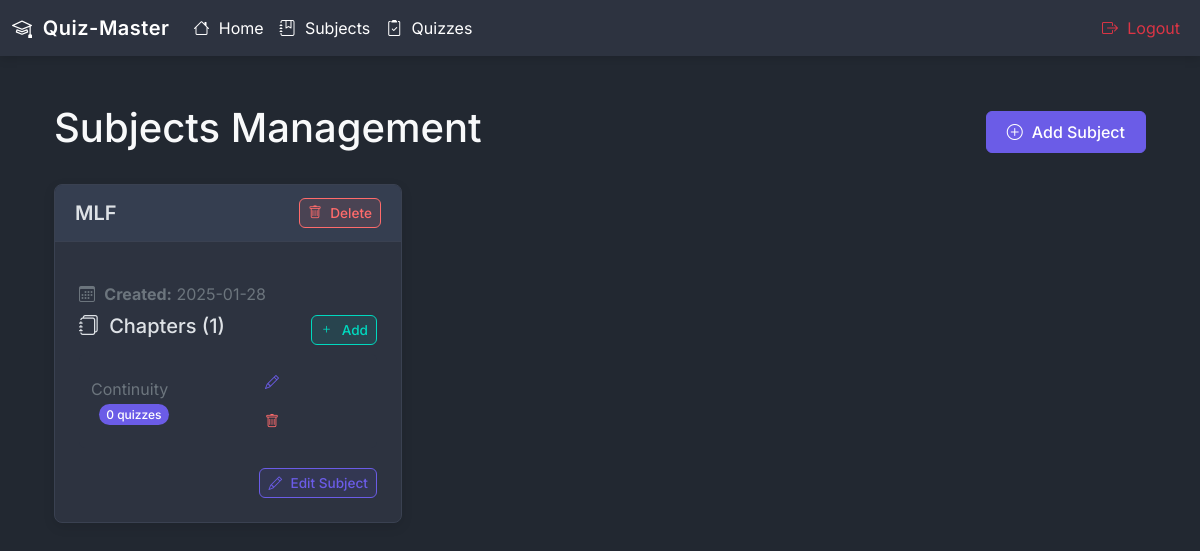
Page /admin (signed in) on the earlier database version.
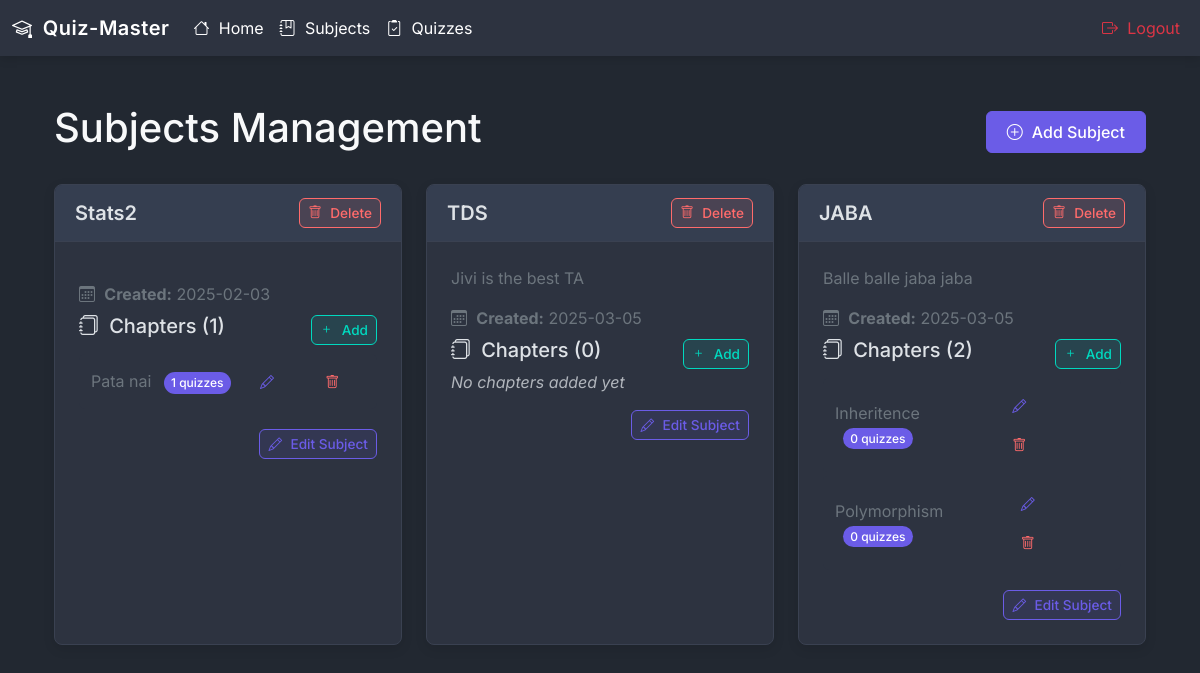
Same page on the later database version.
### models.py (models this page shows)
class Subject(db.Model):
    id = db.Column(db.Integer, primary_key=True)
    name = db.Column(db.String(50), unique=True, nullable=False, index=True)
    description = db.Column(db.Text)
    created_at = db.Column(db.DateTime, default=datetime.now(timezone.utc))
    updated_at = db.Column(db.DateTime, default=datetime.now(timezone.utc), onupdate=datetime.now(timezone.utc))
    chapters = db.relationship('Chapter', backref='subject', lazy=True)

class Chapter(db.Model):
    id = db.Column(db.Integer, primary_key=True)
    name = db.Column(db.String(50), nullable=False)
    description = db.Column(db.Text)
    subject_id = db.Column(db.Integer, db.ForeignKey('subject.id'), nullable=False, index=True)
    created_at = db.Column(db.DateTime, default=datetime.now(timezone.utc))
    updated_at = db.Column(db.DateTime, default=datetime.now(timezone.utc), onupdate=datetime.now(timezone.utc))
    quizzes = db.relationship('Quiz', backref='chapter', lazy=True)

### routes/admin_routes.py (the view)
@app.route('/admin', methods=['GET', 'POST'])
@admin_required
def admin():
    try:
        subjects = Subject.query.all()
        return render_template("admin.html", subjects=subjects)
    except Exception as e:
        app.logger.error(f"Admin dashboard error: {str(e)}")
        flash('Error loading admin dashboard', 'danger')
        return redirect(url_for('login'))

### utils.py (called while the page is built)
def admin_required(f):
    @wraps(f)
    def decorated_function(*args, **kwargs):
        if 'admin_id' not in session:
            flash('Admin access required!', 'danger')
            return redirect(url_for('login'))
        return f(*args, **kwargs)
    return decorated_function

### templates/admin.html (shortened to what this page needs)
{% extends "base.html" %}
{% block navigation %}
<nav class="navbar navbar-expand-lg">
    <div class="container-fluid">
        <a class="navbar-brand" href="/"><i class="bi bi-mortarboard"></i> Quiz-Master</a>
        <div class="collapse navbar-collapse" id="navbarSupportedContent">
            <ul class="navbar-nav me-auto mb-2 mb-lg-0">
                <li class="nav-item">
                    <a class="nav-link active" aria-current="page" href="/"><i class="bi bi-house"></i> Home</a>
                </li>
                {% if session.get('user_id') %}
                <li class="nav-item">
                    <a class="nav-link active" href="{{ url_for('dashboard') }}"><i class="bi bi-speedometer2"></i> Dashboard</a>
                </li>
                {% elif session.get('admin_id') %}
                <li class="nav-item">
                    <a class="nav-link active" href="{{ url_for('admin') }}"><i class="bi bi-journal-bookmark"></i> Subjects</a>
                </li>
                <li class="nav-item">
                    <a class="nav-link active" href="{{ url_for('allQuizzes') }}"><i class="bi bi-clipboard2-check"></i> Quizzes</a>
                </li>
                {% endif %}
            </ul>
            {% if session.get('user_id') %}
            <ul class="navbar-nav">
                <li class="nav-item">
                    <a class="nav-link active text-danger" href="{{ url_for('logout') }}"><i class="bi bi-box-arrow-right"></i> Logout</a>
                </li>
            </ul>
            {% elif session.get('admin_id') %}
            <ul class="navbar-nav">
                <li class="nav-item">
                    <a class="nav-link active text-danger" href="{{ url_for('adminLogout') }}"><i class="bi bi-box-arrow-right"></i> Logout</a>
                </li>
            </ul>
            {% endif %}
        </div>
    </div>
</nav>
{% endblock %}
{% block content %}
<div class="container py-4">
    <div class="d-flex justify-content-between align-items-center mb-4">
        <h1>Subjects Management</h1>
        <button class="btn btn-primary" data-bs-toggle="modal" data-bs-target="#addSubjectModal">
            <i class="bi bi-plus-circle"></i> Add Subject
        </button>
    </div>
    <div class="row g-4">
        {% for subject in subjects %}
        <div class="col-md-6 col-lg-4">
            <div class="card subject-card h-100">
                <div class="card-header d-flex justify-content-between align-items-center">
                    <h3 class="card-title mb-0 fs-5">{{ subject.name }}</h3>
                    <button class="btn btn-sm action-btn action-btn-delete"
                            data-bs-toggle="modal"
                            data-bs-target="#deleteSubjectModal-{{ subject.id }}">
                        <i class="bi bi-trash"></i> Delete
                    </button>
                </div>
                <div class="card-body">
                    <p class="text-secondary">{{ subject.description }}</p>
                    <div class="mb-2">
                        <p class="mb-2 text-secondary">
                            <i class="bi bi-calendar3"></i>
                            <strong>Created:</strong> {{ subject.created_at.strftime('%Y-%m-%d') }}
                        </p>
                    </div>
                    <div class="mb-3">
                        <div class="d-flex justify-content-between align-items-center">
                            <h5><i class="bi bi-journals"></i> Chapters ({{ subject.chapters|length }})</h5>
                            <button class="btn btn-sm action-btn action-btn-add"
                                    data-bs-toggle="modal"
                                    data-bs-target="#addChapterModal-{{ subject.id }}">
                                <i class="bi bi-plus"></i> Add
                            </button>
                        </div>
                        {% if subject.chapters %}
                        <div class="list-group chapter-list mt-2">
                            {% for chapter in subject.chapters %}
                            <div class="list-group-item chapter-list-item">
                                <div class="d-flex justify-content-between align-items-center">
                                    <a href="{{ url_for('subject_quizzes', subject_id=subject.id) }}" class="text-decoration-none text-secondary">
                                        {{ chapter.name }}
                                        <span class="badge rounded-pill ms-2" style="background-color: var(--primary-color);">
                                            {{ chapter.quizzes|length }} quizzes
                                        </span>
                                    </a>
                                    <div>
                                        <button class="btn btn-sm"
                                                data-bs-toggle="modal"
                                                data-bs-target="#editChapterModal-{{ chapter.id }}"
                                                style="color: var(--primary-color);">
                                            <i class="bi bi-pencil"></i>
                                        </button>
                                        <button class="btn btn-sm"
                                                data-bs-toggle="modal"
                                                data-bs-target="#deleteChapterModal-{{ chapter.id }}"
                                                style="color: var(--danger-color);">
                                            <i class="bi bi-trash"></i>
                                        </button>
                                    </div>
                                </div>
                            </div>
                            {% endfor %}
                        </div>
                        {% else %}
                        <p class="text-muted fst-italic">No chapters added yet</p>
                        {% endif %}
                    </div>
                    <div class="d-flex justify-content-end gap-2">
                        <button class="btn btn-sm action-btn action-btn-edit"
                                data-bs-toggle="modal"
                                data-bs-target="#editSubjectModal-{{ subject.id }}">
                            <i class="bi bi-pencil"></i> Edit Subject
                        </button>
                    </div>
                </div>
            </div>
        </div>
        {% endfor %}
    </div>
</div>
{% endblock content %}

### templates/base.html (shortened to what this page needs)
<!DOCTYPE html>
<html lang="en" data-bs-theme="dark">
<head>
    <link href="https://cdn.jsdelivr.net/npm/bootstrap@5.3.3/dist/css/bootstrap.min.css" rel="stylesheet"
>
    <link rel="stylesheet" href="https://cdn.jsdelivr.net/npm/bootstrap-icons@1.11.3/font/bootstrap-icons.min.css">
    <link rel="stylesheet" href="{{ url_for('static', filename='css/style.css') }}">
</head>
<body>
    {% block navigation %}{% endblock %}
    <div id="content" class="container mt-4">
        {% block content %}This is a page.{% endblock %}
    </div>
</body>
</html>

### static/css/style.css (style rules this page uses)
:root { --primary-color: #6b5ce7; --primary-light: rgba(107, 92, 231, 0.1); --secondary-color: #00d9bf; --secondary-light: rgba(0, 217, 191, 0.1); --danger-color: #ff6b6b; --danger-light: rgba(255, 107, 107, 0.1); --success-color: #2ecc71; --success-light: rgba(46, 204, 113, 0.1); --dark-bg: #222831; --card-bg: #2d3340; --card-header-bg: #353e50; --text-primary: #f8f9fa; --text-secondary: #b4b6bc; --text-muted: #999aa2; --border-color: #3a4151; }
body { font-family: 'Inter', 'Segoe UI', Roboto, Oxygen, Ubuntu, Cantarell, 'Open Sans', 'Helvetica Neue', sans-serif; background-color: var(--dark-bg); color: var(--text-primary); }
.navbar { background-color: var(--card-bg) !important; box-shadow: 0 2px 10px rgba(0, 0, 0, 0.15); }
.navbar-brand { font-weight: 600; letter-spacing: 0.5px; }
.card { background-color: var(--card-bg); border: 1px solid var(--border-color); box-shadow: 0 4px 12px rgba(0, 0, 0, 0.1); transition: transform 0.2s, box-shadow 0.2s; border-radius: 8px; overflow: hidden; }
.card-header { background-color: var(--card-header-bg); border-bottom: 1px solid var(--border-color); padding: 1rem 1.25rem; }
.card-body { padding: 1.5rem; }
.card-title { font-weight: 600; margin-bottom: 1rem; }
.btn { border-radius: 6px; font-weight: 500; padding: 0.5rem 1.25rem; transition: all 0.2s; }
.btn-primary { background-color: var(--primary-color); border-color: var(--primary-color); }
.subject-card .card-header { padding: 0.8rem 1.25rem; }
.chapter-list { max-height: 200px; overflow-y: auto; margin: 0.5rem 0; padding: 0; }
.chapter-list-item { background-color: rgba(60, 64, 75, 0.6); border: none; margin-bottom: 4px; border-radius: 4px; padding: 0.5rem 0.75rem; }
.bi { margin-right: 0.3rem; }
.action-btn { padding: 0.25rem 0.5rem; font-size: 0.85rem; }
.action-btn-edit { color: var(--primary-color); background-color: var(--primary-light); border: 1px solid var(--primary-color); }
.action-btn-delete { color: var(--danger-color); background-color: var(--danger-light); border: 1px solid var(--danger-color); }
.action-btn-add { color: var(--secondary-color); background-color: var(--secondary-light); border: 1px solid var(--secondary-color); }
.list-group-item { background-color: var(--card-bg); border-color: var(--border-color); }
.badge { padding: 0.4em 0.6em; font-weight: 500; }

Differences in the rows shown:
removed Subject: name "MLF", created_at "2025-01-28", chapters|length "1"
removed Chapter: name "Continuity", quizzes|length "0", shown under "MLF"
added Subject: name "Stats2", created_at "2025-02-03", chapters|length "1"
added Chapter: name "Pata nai", quizzes|length "1", shown under "Stats2"
added Subject: name "TDS", description "Jivi is the best TA", created_at "2025-03-05", chapters|length "0", shows "No chapters added yet"
added Subject: name "JABA", description "Balle balle jaba jaba", created_at "2025-03-05", chapters|length "2"
added Chapter: name "Inheritence", quizzes|length "0", shown under "JABA"
added Chapter: name "Polymorphism", quizzes|length "0", shown under "JABA"
